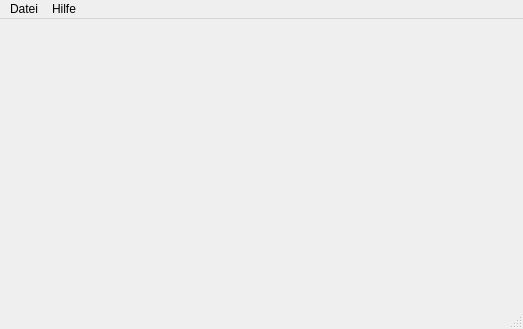
<?xml version="1.0" encoding="UTF-8"?>
<ui version="4.0">
 <class>MainWindow</class>
 <widget class="QMainWindow" name="MainWindow">
  <property name="geometry">
   <rect>
    <x>0</x>
    <y>0</y>
    <width>523</width>
    <height>329</height>
   </rect>
  </property>
  <property name="windowTitle">
   <string notr="true">Notensatz</string>
  </property>
  <property name="windowIcon">
   <iconset>
    <selectedon>../assets/icon.png</selectedon>
   </iconset>
  </property>
  <property name="windowOpacity">
   <double>1.000000000000000</double>
  </property>
  <widget class="QWidget" name="centralwidget"/>
  <widget class="QMenuBar" name="menubar">
   <property name="geometry">
    <rect>
     <x>0</x>
     <y>0</y>
     <width>523</width>
     <height>21</height>
    </rect>
   </property>
   <widget class="QMenu" name="menu_file">
    <property name="title">
     <string>Datei</string>
    </property>
    <addaction name="action_new"/>
    <addaction name="action_oeffnen"/>
    <addaction name="separator"/>
    <addaction name="action_save"/>
    <addaction name="separator"/>
    <addaction name="action_close"/>
   </widget>
   <widget class="QMenu" name="menuHilfe">
    <property name="title">
     <string>Hilfe</string>
    </property>
    <addaction name="action_doc"/>
    <addaction name="action_about"/>
   </widget>
   <addaction name="menu_file"/>
   <addaction name="menuHilfe"/>
  </widget>
  <widget class="QStatusBar" name="statusbar"/>
  <action name="action_new">
   <property name="text">
    <string>Neu...</string>
   </property>
  </action>
  <action name="action_oeffnen">
   <property name="text">
    <string>Öffnen...</string>
   </property>
  </action>
  <action name="action_save">
   <property name="text">
    <string>Speichern</string>
   </property>
  </action>
  <action name="action_close">
   <property name="text">
    <string>Beenden</string>
   </property>
  </action>
  <action name="action_doc">
   <property name="text">
    <string>Dokumentation</string>
   </property>
  </action>
  <action name="action_about">
   <property name="text">
    <string>Über uns</string>
   </property>
  </action>
 </widget>
 <resources/>
 <connections>
  <connection>
   <sender>action_close</sender>
   <signal>triggered()</signal>
   <receiver>MainWindow</receiver>
   <slot>close()</slot>
   <hints>
    <hint type="sourcelabel">
     <x>-1</x>
     <y>-1</y>
    </hint>
    <hint type="destinationlabel">
     <x>278</x>
     <y>192</y>
    </hint>
   </hints>
  </connection>
 </connections>
</ui>
